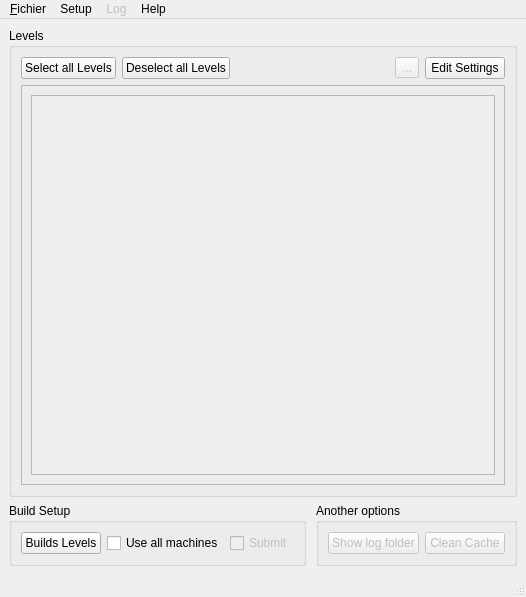
<?xml version="1.0" encoding="UTF-8"?>
<ui version="4.0">
 <class>MainWindow</class>
 <widget class="QMainWindow" name="MainWindow">
  <property name="geometry">
   <rect>
    <x>0</x>
    <y>0</y>
    <width>526</width>
    <height>597</height>
   </rect>
  </property>
  <property name="windowTitle">
   <string>MainWindow</string>
  </property>
  <widget class="QWidget" name="centralwidget">
   <layout class="QGridLayout" name="gridLayout_2">
    <item row="0" column="0">
     <widget class="QGroupBox" name="groupBox">
      <property name="title">
       <string>Levels</string>
      </property>
      <layout class="QGridLayout" name="gridLayout">
       <item row="0" column="0">
        <layout class="QVBoxLayout" name="verticalLayout">
         <item>
          <layout class="QHBoxLayout" name="levelsToolBar">
           <item>
            <widget class="QPushButton" name="pushLevelsSelect">
             <property name="statusTip">
              <string>Select all levels</string>
             </property>
             <property name="layoutDirection">
              <enum>Qt::LeftToRight</enum>
             </property>
             <property name="locale">
              <locale language="English" country="UnitedKingdom"/>
             </property>
             <property name="text">
              <string>Select all Levels</string>
             </property>
             <property name="icon">
              <iconset>
               <normaloff>../Resources/checklist.png</normaloff>../Resources/checklist.png</iconset>
             </property>
             <property name="checkable">
              <bool>false</bool>
             </property>
             <property name="checked">
              <bool>false</bool>
             </property>
             <property name="flat">
              <bool>false</bool>
             </property>
            </widget>
           </item>
           <item>
            <widget class="QPushButton" name="pushLevelsDeselect">
             <property name="statusTip">
              <string>Deselect all levels</string>
             </property>
             <property name="text">
              <string>Deselect all Levels</string>
             </property>
             <property name="icon">
              <iconset>
               <normaloff>../Resources/circle-slash.png</normaloff>../Resources/circle-slash.png</iconset>
             </property>
            </widget>
           </item>
           <item>
            <spacer name="horizontalSpacer_6">
             <property name="orientation">
              <enum>Qt::Horizontal</enum>
             </property>
             <property name="sizeHint" stdset="0">
              <size>
               <width>40</width>
               <height>20</height>
              </size>
             </property>
            </spacer>
           </item>
           <item>
            <widget class="QToolButton" name="toolButtonRefresh">
             <property name="enabled">
              <bool>false</bool>
             </property>
             <property name="text">
              <string>...</string>
             </property>
             <property name="icon">
              <iconset>
               <normaloff>../Resources/sync.png</normaloff>../Resources/sync.png</iconset>
             </property>
            </widget>
           </item>
           <item>
            <widget class="QPushButton" name="toolLevelsEdit">
             <property name="statusTip">
              <string>Edit your levels choice</string>
             </property>
             <property name="text">
              <string>Edit Settings</string>
             </property>
             <property name="icon">
              <iconset>
               <normaloff>../Resources/beaker.png</normaloff>../Resources/beaker.png</iconset>
             </property>
            </widget>
           </item>
          </layout>
         </item>
         <item>
          <widget class="QFrame" name="frame_level">
           <property name="frameShape">
            <enum>QFrame::StyledPanel</enum>
           </property>
           <property name="frameShadow">
            <enum>QFrame::Raised</enum>
           </property>
           <layout class="QGridLayout" name="gridLayout_3">
            <item row="0" column="0">
             <widget class="QScrollArea" name="scrollArea">
              <property name="widgetResizable">
               <bool>true</bool>
              </property>
              <widget class="QWidget" name="allLevelsWidget">
               <property name="geometry">
                <rect>
                 <x>0</x>
                 <y>0</y>
                 <width>464</width>
                 <height>382</height>
                </rect>
               </property>
               <layout class="QVBoxLayout" name="verticalLayout_2">
                <item>
                 <layout class="QVBoxLayout" name="allLevelsCheck">
                  <property name="leftMargin">
                   <number>6</number>
                  </property>
                  <property name="topMargin">
                   <number>6</number>
                  </property>
                  <property name="rightMargin">
                   <number>6</number>
                  </property>
                  <property name="bottomMargin">
                   <number>6</number>
                  </property>
                 </layout>
                </item>
                <item>
                 <spacer name="verticalSpacer">
                  <property name="orientation">
                   <enum>Qt::Vertical</enum>
                  </property>
                  <property name="sizeHint" stdset="0">
                   <size>
                    <width>20</width>
                    <height>40</height>
                   </size>
                  </property>
                 </spacer>
                </item>
               </layout>
              </widget>
             </widget>
            </item>
           </layout>
          </widget>
         </item>
        </layout>
       </item>
      </layout>
      <zorder></zorder>
     </widget>
    </item>
    <item row="1" column="0">
     <layout class="QHBoxLayout" name="horizontalLayout_3">
      <item>
       <widget class="QGroupBox" name="groupBox_2">
        <property name="title">
         <string>Build Setup</string>
        </property>
        <layout class="QHBoxLayout" name="horizontalLayout_2">
         <item>
          <layout class="QHBoxLayout" name="horizontalLayout">
           <item>
            <widget class="QPushButton" name="pushToolsBuils">
             <property name="statusTip">
              <string>Build all level(s) selected</string>
             </property>
             <property name="text">
              <string>Builds Levels</string>
             </property>
             <property name="icon">
              <iconset>
               <normaloff>../Resources/gear.png</normaloff>../Resources/gear.png</iconset>
             </property>
             <property name="iconSize">
              <size>
               <width>16</width>
               <height>16</height>
              </size>
             </property>
            </widget>
           </item>
           <item>
            <widget class="QCheckBox" name="checkBoxMachines">
             <property name="enabled">
              <bool>true</bool>
             </property>
             <property name="text">
              <string>Use all machines</string>
             </property>
            </widget>
           </item>
           <item>
            <widget class="QCheckBox" name="checkBoxSubmit">
             <property name="enabled">
              <bool>false</bool>
             </property>
             <property name="text">
              <string>Submit</string>
             </property>
            </widget>
           </item>
          </layout>
         </item>
        </layout>
       </widget>
      </item>
      <item>
       <spacer name="horizontalSpacer_2">
        <property name="orientation">
         <enum>Qt::Horizontal</enum>
        </property>
        <property name="sizeHint" stdset="0">
         <size>
          <width>40</width>
          <height>20</height>
         </size>
        </property>
       </spacer>
      </item>
      <item>
       <widget class="QGroupBox" name="groupBox_3">
        <property name="title">
         <string>Another options</string>
        </property>
        <layout class="QHBoxLayout" name="horizontalLayout_4">
         <item>
          <widget class="QPushButton" name="pushButton">
           <property name="enabled">
            <bool>false</bool>
           </property>
           <property name="toolTip">
            <string>Open a folder</string>
           </property>
           <property name="statusTip">
            <string>Open log folder, give more info about the build succees or error</string>
           </property>
           <property name="text">
            <string>Show log folder</string>
           </property>
           <property name="icon">
            <iconset>
             <normaloff>../Resources/book.png</normaloff>../Resources/book.png</iconset>
           </property>
          </widget>
         </item>
         <item>
          <widget class="QPushButton" name="pushToolsCache">
           <property name="enabled">
            <bool>false</bool>
           </property>
           <property name="statusTip">
            <string>Clean the cache folder (not functionnal)</string>
           </property>
           <property name="text">
            <string>Clean Cache</string>
           </property>
           <property name="icon">
            <iconset>
             <normaloff>../Resources/trashcan.png</normaloff>../Resources/trashcan.png</iconset>
           </property>
          </widget>
         </item>
        </layout>
       </widget>
      </item>
     </layout>
    </item>
   </layout>
  </widget>
  <widget class="QMenuBar" name="menubar">
   <property name="geometry">
    <rect>
     <x>0</x>
     <y>0</y>
     <width>526</width>
     <height>21</height>
    </rect>
   </property>
   <widget class="QMenu" name="menu_Fichier">
    <property name="toolTip">
     <string extracomment="Je suis un menu"/>
    </property>
    <property name="title">
     <string>&amp;Fichier</string>
    </property>
    <widget class="QMenu" name="menuLoad">
     <property name="title">
      <string>Load</string>
     </property>
     <property name="icon">
      <iconset>
       <normaloff>../Ressources/link-external.png</normaloff>../Ressources/link-external.png</iconset>
     </property>
     <addaction name="actionLoad_Lastproject"/>
     <addaction name="separator"/>
     <addaction name="actionLoad_Placeholder"/>
    </widget>
    <addaction name="actionNew_Setup"/>
    <addaction name="actionSave_Copy"/>
    <addaction name="menuLoad"/>
    <addaction name="separator"/>
    <addaction name="actionExit"/>
   </widget>
   <widget class="QMenu" name="menuSetup">
    <property name="title">
     <string>Setup</string>
    </property>
    <addaction name="actionProject"/>
    <addaction name="actionNetworks"/>
    <addaction name="actionCSV"/>
   </widget>
   <widget class="QMenu" name="menuLog">
    <property name="enabled">
     <bool>false</bool>
    </property>
    <property name="title">
     <string>Log</string>
    </property>
    <addaction name="actionShow_log_folder"/>
    <addaction name="actionClean_Log"/>
   </widget>
   <widget class="QMenu" name="menuHelp">
    <property name="title">
     <string>Help</string>
    </property>
    <addaction name="actionAbout"/>
    <addaction name="actionShortcut"/>
   </widget>
   <addaction name="menu_Fichier"/>
   <addaction name="menuSetup"/>
   <addaction name="menuLog"/>
   <addaction name="menuHelp"/>
  </widget>
  <widget class="QStatusBar" name="statusbar">
   <property name="enabled">
    <bool>true</bool>
   </property>
   <property name="toolTip">
    <string>Information</string>
   </property>
   <property name="statusTip">
    <string>Statut Bars | B-Blue4</string>
   </property>
   <property name="autoFillBackground">
    <bool>false</bool>
   </property>
  </widget>
  <action name="actionNew_Setup">
   <property name="checked">
    <bool>false</bool>
   </property>
   <property name="text">
    <string>New Setup</string>
   </property>
   <property name="iconText">
    <string>New Setup</string>
   </property>
   <property name="toolTip">
    <string>New Setup</string>
   </property>
   <property name="statusTip">
    <string>Create a news projects</string>
   </property>
   <property name="shortcut">
    <string>Ctrl+N</string>
   </property>
  </action>
  <action name="actionExit">
   <property name="icon">
    <iconset>
     <normaloff>../Resources/sign-out.png</normaloff>../Resources/sign-out.png</iconset>
   </property>
   <property name="text">
    <string>Exit</string>
   </property>
   <property name="statusTip">
    <string>Close this program</string>
   </property>
   <property name="shortcut">
    <string>Ctrl+Q</string>
   </property>
  </action>
  <action name="actionProject">
   <property name="icon">
    <iconset>
     <normaloff>../Resources/package.png</normaloff>../Resources/package.png</iconset>
   </property>
   <property name="text">
    <string>Projects</string>
   </property>
   <property name="statusTip">
    <string>Choose all path needed for this software</string>
   </property>
  </action>
  <action name="actionNetworks">
   <property name="icon">
    <iconset>
     <normaloff>../Resources/globe.png</normaloff>../Resources/globe.png</iconset>
   </property>
   <property name="text">
    <string>Networks</string>
   </property>
   <property name="statusTip">
    <string>Find all setup to configure your network</string>
   </property>
  </action>
  <action name="actionCSV">
   <property name="icon">
    <iconset>
     <normaloff>../Resources/git-branch.png</normaloff>../Resources/git-branch.png</iconset>
   </property>
   <property name="text">
    <string>CSV</string>
   </property>
   <property name="statusTip">
    <string>Choose all setup for your CSV software</string>
   </property>
  </action>
  <action name="actionShow_log_folder">
   <property name="enabled">
    <bool>true</bool>
   </property>
   <property name="text">
    <string>Show log folder</string>
   </property>
   <property name="statusTip">
    <string>Open the log folder</string>
   </property>
  </action>
  <action name="actionClean_Log">
   <property name="enabled">
    <bool>true</bool>
   </property>
   <property name="text">
    <string>Clean Log</string>
   </property>
   <property name="statusTip">
    <string>Clean the cache folder, can be resolve build light error</string>
   </property>
  </action>
  <action name="actionAbout">
   <property name="icon">
    <iconset>
     <normaloff>../Resources/issues-closed.png</normaloff>../Resources/issues-closed.png</iconset>
   </property>
   <property name="text">
    <string>About and Updates</string>
   </property>
   <property name="statusTip">
    <string>Information and Licence about this software</string>
   </property>
  </action>
  <action name="actionShortcut">
   <property name="icon">
    <iconset>
     <normaloff>../Resources/pencil.png</normaloff>../Resources/pencil.png</iconset>
   </property>
   <property name="text">
    <string>Shortcut</string>
   </property>
   <property name="statusTip">
    <string>Show all shortcut for this software</string>
   </property>
  </action>
  <action name="actionOuvrir">
   <property name="text">
    <string>Open Setup</string>
   </property>
   <property name="statusTip">
    <string>Choose the project you want open</string>
   </property>
   <property name="shortcut">
    <string>Ctrl+O</string>
   </property>
  </action>
  <action name="actionSave_Copy">
   <property name="icon">
    <iconset>
     <normaloff>../Resources/pencil.png</normaloff>../Resources/pencil.png</iconset>
   </property>
   <property name="text">
    <string>Save As</string>
   </property>
   <property name="statusTip">
    <string>Save your project</string>
   </property>
   <property name="shortcut">
    <string>Ctrl+S</string>
   </property>
  </action>
  <action name="actionLoad_Lastproject">
   <property name="text">
    <string>Open a Project</string>
   </property>
   <property name="statusTip">
    <string>Load the last project create</string>
   </property>
   <property name="shortcut">
    <string>Ctrl+O</string>
   </property>
  </action>
  <action name="actionLoad_Placeholder">
   <property name="text">
    <string>Placeholder</string>
   </property>
  </action>
  <action name="actionSave_As">
   <property name="text">
    <string>Save As</string>
   </property>
  </action>
 </widget>
 <resources/>
 <connections/>
</ui>
